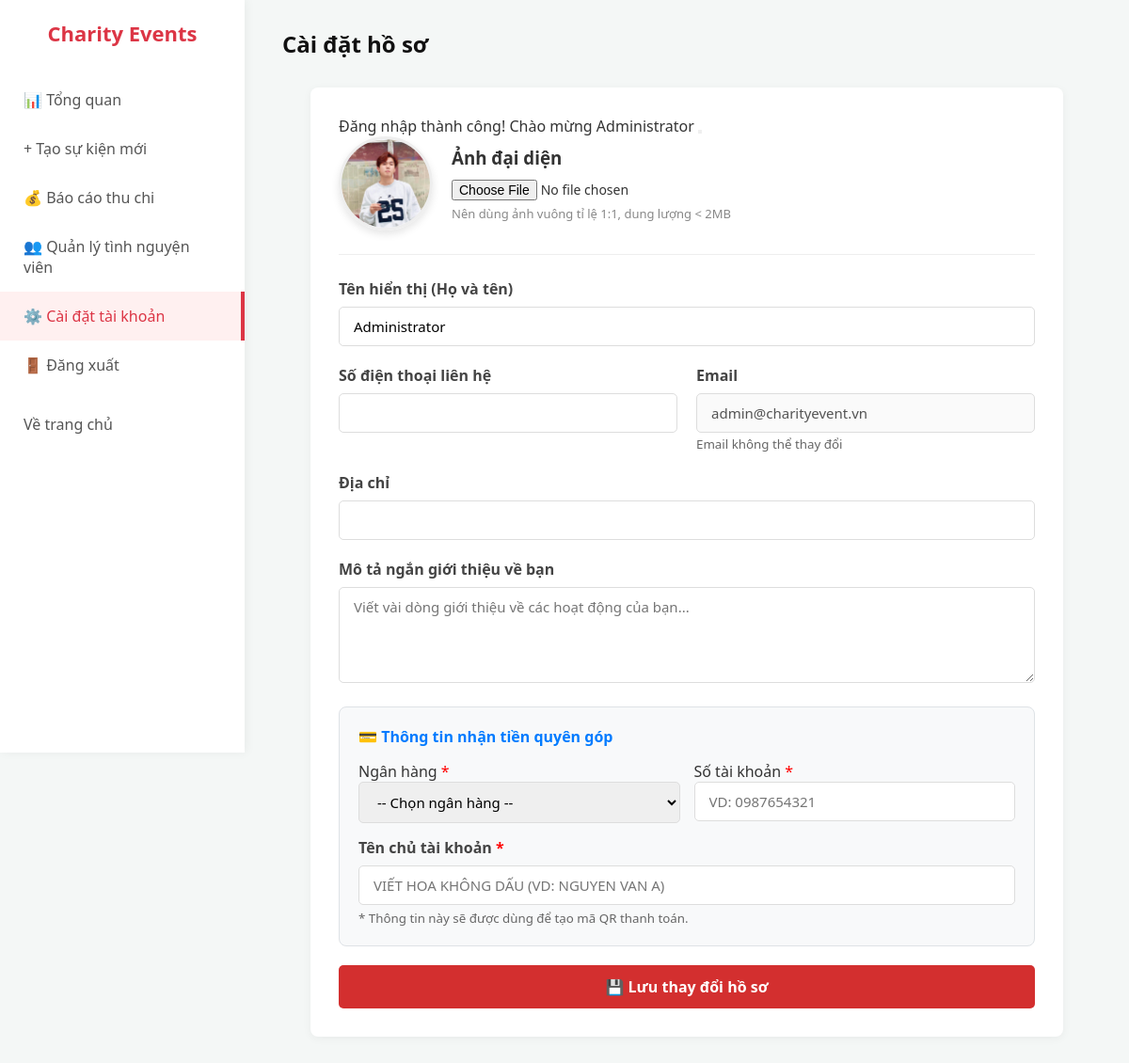
The page /benefactor/settings.php (signed in) on the database its author committed.
### tables this page shows
CREATE TABLE `users` (
  `id` int(11) NOT NULL,
  `fullname` varchar(100) NOT NULL,
  `email` varchar(100) NOT NULL,
  `password` varchar(255) NOT NULL,
  `phone` varchar(20) DEFAULT NULL,
  `avatar` varchar(255) DEFAULT 'default-avatar.png',
  `address` text DEFAULT NULL,
  `bio` text DEFAULT NULL,
  `city` varchar(100) DEFAULT NULL,
  `district` varchar(100) DEFAULT NULL,
  `role` enum('user','benefactor','admin') DEFAULT 'user',
  `benefactor_status` enum('none','pending','approved','rejected') DEFAULT 'none',
  `benefactor_verified_at` timestamp NULL DEFAULT NULL,
  `benefactor_verified_by` int(11) DEFAULT NULL,
  `status` enum('active','inactive','banned') DEFAULT 'active',
  `last_login` timestamp NULL DEFAULT NULL,
  `created_at` timestamp NOT NULL DEFAULT current_timestamp(),
  `updated_at` timestamp NOT NULL DEFAULT current_timestamp() ON UPDATE current_timestamp(),
  `public_profile` tinyint(1) DEFAULT 1,
  `show_donations` tinyint(1) DEFAULT 1,
  `show_volunteers` tinyint(1) DEFAULT 1,
  `email_notifications` tinyint(1) DEFAULT 1,
  `donation_notifications` tinyint(1) DEFAULT 1,
  `volunteer_notifications` tinyint(1) DEFAULT 1,
  `event_notifications` tinyint(1) DEFAULT 1
);

### config/db.php (called while the page is built, shortened)
<?php
function sanitize($data) {
    $dataStr = $data ?? '';
    return htmlspecialchars(strip_tags(trim($dataStr)), ENT_QUOTES, 'UTF-8');
}
function getFlashMessage() {
    if (isset($_SESSION['flash_message'])) {
        $type = $_SESSION['flash_type'] ?? 'info';
        $message = $_SESSION['flash_message'];
        return ['type' => $type, 'message' => $message];
    }
    return null;
}
?>

### benefactor/settings.php (the view, shortened to what this page needs)
<?php
require_once __DIR__ . '/../config/db.php';
$user_id = $_SESSION['user_id'];
try {
    $stmt = $pdo->prepare("SELECT * FROM users WHERE id = ?");
    $stmt->execute([$user_id]);
    $user = $stmt->fetch(PDO::FETCH_ASSOC);
    $stmtBenef = $pdo->prepare("SELECT * FROM benefactor_applications WHERE user_id = ? ORDER BY id DESC LIMIT 1");
    $stmtBenef->execute([$user_id]);
    $benefactor = $stmtBenef->fetch(PDO::FETCH_ASSOC);
    $profile = array_merge($user, $benefactor ?: []);
    $description = '';
    $current_avatar = !empty($user['avatar'])
        ? BASE_URL . '/public/uploads/' . $user['avatar']
        : BASE_URL . '/public/images/default-avatar.png';
} catch (Exception $e) {
    die("Lỗi Database: " . $e->getMessage());
}
$message = getFlashMessage();
?>
<!DOCTYPE html>
<html lang="vi">
<head>
    <link rel="stylesheet" href="../public/css/benefactor/dashboard.css?v=<?= time() ?>">
</head>
<body>
<div class="dashboard-wrapper">
    <aside class="sidebar">
        <a href="../index.php" style="text-decoration: none;">
            <div class="sidebar-logo">Charity Events</div>
        </a>
        <ul class="sidebar-menu">
            <li><a href="dashboard.php">📊 Tổng quan</a></li>
            <li><a href="create_campaign.php">+ Tạo sự kiện mới</a></li>
            <li><a href="financial_report.php">💰 Báo cáo thu chi</a></li>
            <li><a href="tinhnguyen.php">👥 Quản lý tình nguyện viên</a></li>
            <li  class="active"><a href="settings.php">⚙️ Cài đặt tài khoản</a></li>
            <li><a href="../auth/logout.php">🚪 Đăng xuất</a></li>
            <li style="margin-top: auto; border-top: 1px solid rgba(255,255,255,0.1); padding-top: 10px;">
                <a href="../index.php" style="background: rgba(255,255,255,0.1); border-radius: 6px;">
                    <i class="fas fa-home"></i> Về trang chủ
                </a>
            </li>
        </ul>
    </aside>
    <main class="main-content">
        <div class="dash-header">
            <h1 class="dash-title">Cài đặt hồ sơ</h1>
        </div>
        <div class="settings-card">
            <?php if ($message): ?>
                <div class="alert alert-<?= $message['type'] ?> alert-dismissible fade show">
                    <?= $message['message'] ?>
                    <button type="button" class="btn-close" data-bs-dismiss="alert"></button>
                </div>
            <?php endif; ?>
            <form method="POST" action="settings.php" enctype="multipart/form-data">
                <div class="avatar-preview-container">
                    <img src="<?= $current_avatar ?>" alt="Avatar" class="avatar-preview" id="previewImg">
                    <div>
                        <h3 style="margin: 0 0 10px 0; color: #333;">Ảnh đại diện</h3>
                        <input type="file" name="logo" accept="image/*" id="logoInput" style="font-size: 14px;">
                        <p style="margin: 5px 0 0 0; font-size: 13px; color: #888;">Nên dùng ảnh vuông tỉ lệ 1:1, dung lượng < 2MB</p>
                    </div>
                </div>
                <div class="form-group">
                    <label>Tên hiển thị (Họ và tên)</label>
                    <input type="text" name="display_name" class="form-control" value="<?= sanitize($user['fullname']) ?>" required>
                </div>
                <div style="display: flex; gap: 20px;">
                    <div class="form-group" style="flex: 1;">
                        <label>Số điện thoại liên hệ</label>
                        <input type="text" name="phone" class="form-control" value="<?= sanitize($user['phone'] ?? '') ?>" required>
                    </div>
                    <div class="form-group" style="flex: 1;">
                        <label>Email</label>
                        <input type="email" class="form-control" value="<?= sanitize($user['email']) ?>" disabled>
                        <small style="color: #666;">Email không thể thay đổi</small>
                    </div>
                </div>
                <div class="form-group">
                    <label>Địa chỉ</label>
                    <input type="text" name="address" class="form-control" value="<?= sanitize($profile['address'] ?? '') ?>">
                </div>
                <div class="form-group">
                    <label>Mô tả ngắn giới thiệu về bạn</label>
                    <textarea name="description" class="form-control" rows="4" placeholder="Viết vài dòng giới thiệu về các hoạt động của bạn..."><?= sanitize($description) ?></textarea>
                </div>
                <div style="background-color: #f8f9fa; padding: 20px; border-radius: 8px; border: 1px solid #dee2e6; margin-bottom: 20px;">
                    <h4 style="color: #007bff; margin-top: 0; margin-bottom: 15px; font-size: 16px;">💳 Thông tin nhận tiền quyên góp</h4>
                    <div style="display: flex; gap: 15px; margin-bottom: 15px;">
                        <div style="flex: 1;">
                            <label>Ngân hàng <span style="color:red">*</span></label>
                            <select name="bank_name" class="form-control" required>
                                <option value="">-- Chọn ngân hàng --</option>
                            </select>
                        </div>
                        <div style="flex: 1;">
                            <label>Số tài khoản <span style="color:red">*</span></label>
                            <input type="text" name="bank_account" class="form-control" placeholder="VD: 0987654321" value="<?= sanitize($profile['bank_account'] ?? '') ?>" required>
                        </div>
                    </div>
                    <div class="form-group" style="margin-bottom:0;">
                        <label>Tên chủ tài khoản <span style="color:red">*</span></label>
                        <input type="text" name="bank_owner" class="form-control" placeholder="VIẾT HOA KHÔNG DẤU (VD: NGUYEN VAN A)" value="<?= sanitize($profile['bank_owner'] ?? '') ?>" required>
                        <small style="color: #666; display: block; margin-top: 5px;">* Thông tin này sẽ được dùng để tạo mã QR thanh toán.</small>
                    </div>
                </div>
                <button type="submit" class="btn-save">💾 Lưu thay đổi hồ sơ</button>
            </form>
        </div>
    </main>
</div>
</body>
</html>

### public/css/benefactor/dashboard.css (style rules this page uses)
* { margin: 0; padding: 0; box-sizing: border-box; font-family: "Segoe UI", Tahoma, Geneva, Verdana, sans-serif; }
body { background-color: #f4f7f6; color: #333; }
.dashboard-wrapper { display: flex; min-height: 100vh; }
.sidebar { width: 260px; background-color: #fff; box-shadow: 2px 0 10px rgba(0, 0, 0, 0.05); padding: 20px 0; position: fixed; height: 100vh; overflow-y: auto; }
.sidebar-logo { text-align: center; font-size: 22px; font-weight: bold; color: #dc3545; margin-bottom: 30px; }
.sidebar-menu { list-style: none; }
.sidebar-menu li a { display: flex; align-items: center; padding: 15px 25px; color: #555; text-decoration: none; font-weight: 500; transition: all 0.3s; }
.sidebar-menu li a:hover, .sidebar-menu li.active a { background-color: #fff0f0; color: #dc3545; border-right: 4px solid #dc3545; }
.main-content { flex: 1; margin-left: 260px; padding: 30px 40px; }
.dash-header { display: flex; justify-content: space-between; align-items: center; margin-bottom: 30px; }
.dash-title { font-size: 24px; color: #111; }

### benefactor/settings.php (style rules this page uses)
.settings-card { background: #fff; border-radius: 8px; padding: 30px; box-shadow: 0 2px 10px rgba(0,0,0,0.05); max-width: 800px; margin: 0 auto; }
.form-group { margin-bottom: 20px; }
.form-group label { display: block; font-weight: 600; color: #444; margin-bottom: 8px; }
.form-control { width: 100%; padding: 10px 15px; border: 1px solid #ddd; border-radius: 5px; font-size: 15px; box-sizing: border-box; font-family: inherit; }
.btn-save { background-color: #d32f2f; color: white; padding: 12px 25px; border: none; border-radius: 5px; font-size: 16px; font-weight: bold; cursor: pointer; width: 100%; transition: 0.2s; }
.avatar-preview-container { display: flex; align-items: center; gap: 20px; margin-bottom: 25px; padding-bottom: 25px; border-bottom: 1px solid #eee; }
.avatar-preview { width: 100px; height: 100px; border-radius: 50%; object-fit: cover; border: 3px solid #eee; box-shadow: 0 4px 8px rgba(0,0,0,0.1); }

### rows shown on the page
users: avatar (picture), display_name "Administrator", email "admin@charityevent.vn"

### other values the page prints
$message['message'] "Đăng nhập thành công! Chào mừng Administrator"
